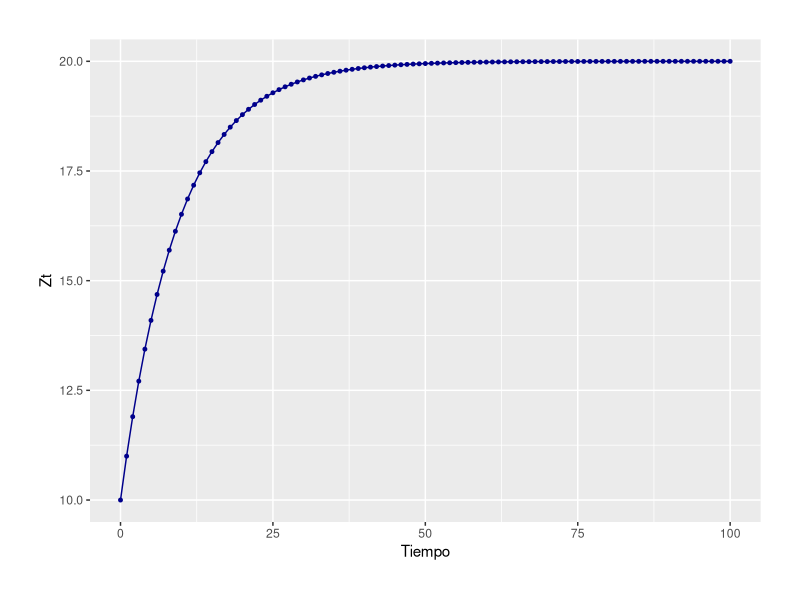
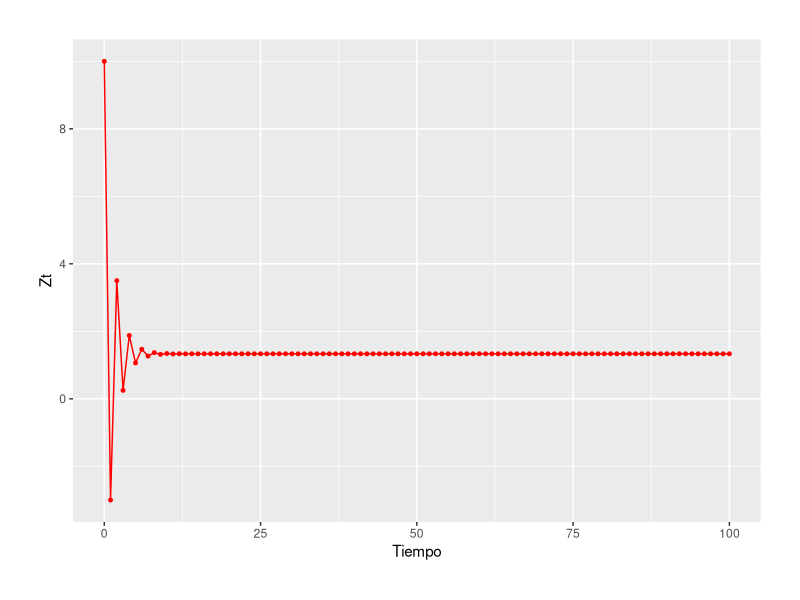
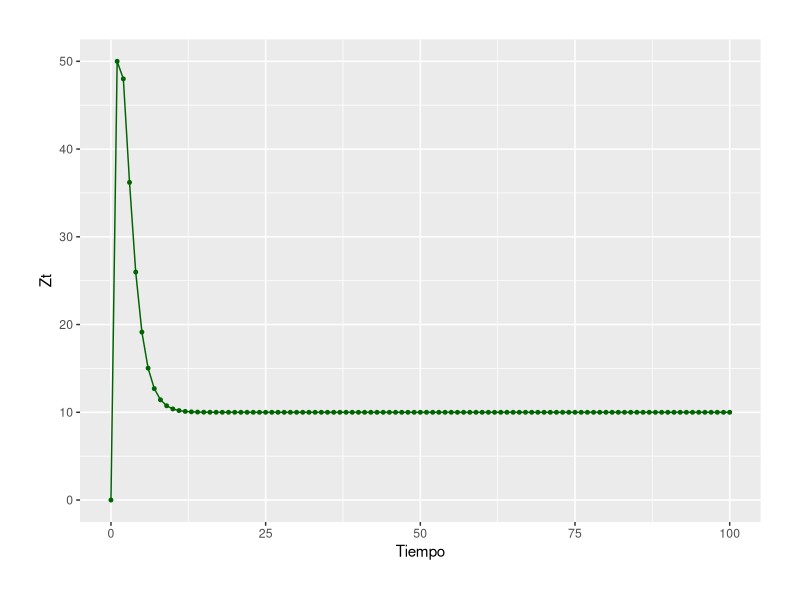

R code for these plots, in order:
## ---- chunk 1
knitr::opts_chunk$set(echo = TRUE)

#install.packages("ggplot2")
#install.packages("readxl")
#install.packages("dplyr")
#
library(ggplot2)
library(readxl)
library(dplyr)

## ---- chunk 2
getwd()

#setwd("ruta en su computadora")

getwd()
## ---- chunk 3
Diff_Eq <- data.frame(Tiempo = c(0:100))

# El proceso 1:
Diff_Eq$Process_1 <- 2*(1 - 0.9^Diff_Eq$Tiempo)/(1 - 0.9) + (0.9^Diff_Eq$Tiempo)*10 
# El proceso 2:
Diff_Eq$Process_2 <- 2*(1 - (-0.5)^Diff_Eq$Tiempo)/(1 + 0.5) + ((-0.5)^Diff_Eq$Tiempo)*10 
## ---- chunk 4
ggplot(data = Diff_Eq, 
       aes(x = Tiempo, y = Process_1)) + 
  geom_line(linewidth = 0.5, color = "darkblue") +
  geom_point(size = 1.0, color = "darkblue") + 
  #theme_bw() + 
  theme(legend.position = "none") +
  theme(legend.title = element_blank()) +
  guides(col = guide_legend(nrow = 1, byrow = TRUE)) + 
  xlab("Tiempo") + 
  ylab("Zt") + 
  theme(plot.title = element_text(size = 11, face = "bold", hjust = 0)) + 
  theme(plot.subtitle = element_text(size = 10, hjust = 0)) + 
  theme(plot.caption = element_text(hjust = 0)) +
  theme(plot.margin = unit(c(1,1,1,1), "cm")) 

#ggsave("G1_PROC_01.png", width = 20, height = 10, units = "cm")
## ---- chunk 5
ggplot(data = Diff_Eq, 
       aes(x = Tiempo, y = Process_2)) + 
  geom_line(size = 0.5, color = "red") +
  geom_point(size = 1.0, color = "red") + 
  #theme_bw() + 
  theme(legend.position = "none") +
  theme(legend.title = element_blank()) +
  guides(col = guide_legend(nrow = 1, byrow = TRUE)) + 
  xlab("Tiempo") + 
  ylab("Zt") + 
  theme(plot.title = element_text(size = 11, face = "bold", hjust = 0)) + 
  theme(plot.subtitle = element_text(size = 10, hjust = 0)) + 
  theme(plot.caption = element_text(hjust = 0)) +
  theme(plot.margin = unit(c(1,1,1,1), "cm")) 
#
#ggsave("G1_PROC_02.png", width = 20, height = 10, units = "cm")
## ---- chunk 6
Diff_Eq$Process_3 <- 10 - 450*(0.4)^Diff_Eq$Tiempo + 440*(0.5)^Diff_Eq$Tiempo 

# GRAFICA 3
ggplot(data = Diff_Eq, 
       aes(x = Tiempo, y = Process_3)) + 
  geom_line(size = 0.5, color = "darkgreen") +
  geom_point(size = 1.0, color = "darkgreen") + 
  #theme_bw() + 
  theme(legend.position = "none") +
  theme(legend.title = element_blank()) +
  guides(col = guide_legend(nrow = 1, byrow = TRUE)) + 
  xlab("Tiempo") + 
  ylab("Zt") + 
  theme(plot.title = element_text(size = 11, face = "bold", hjust = 0)) + 
  theme(plot.subtitle = element_text(size = 10, hjust = 0)) + 
  theme(plot.caption = element_text(hjust = 0)) +
  theme(plot.margin = unit(c(1,1,1,1), "cm")) 
#
#ggsave("G1_PROC_03.png", width = 20, height = 10, units = "cm")
